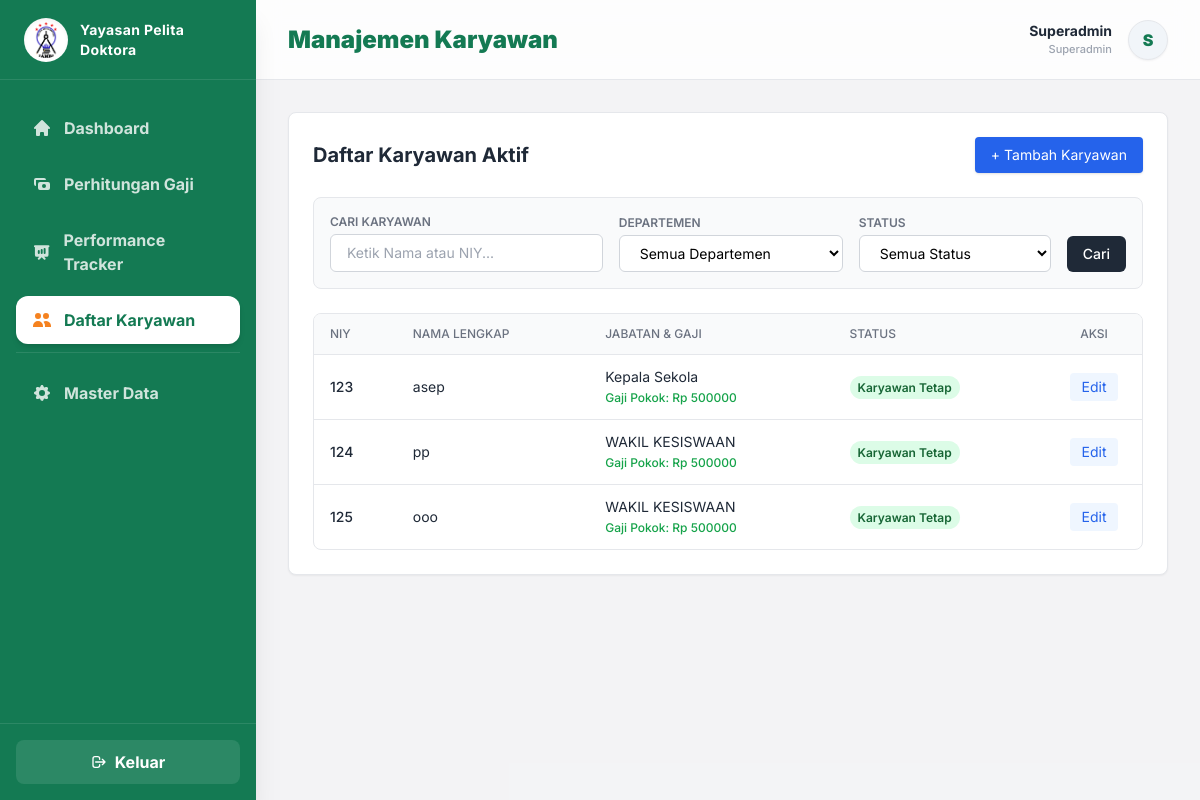
Before: /karyawan/ (signed in) with the older database file.
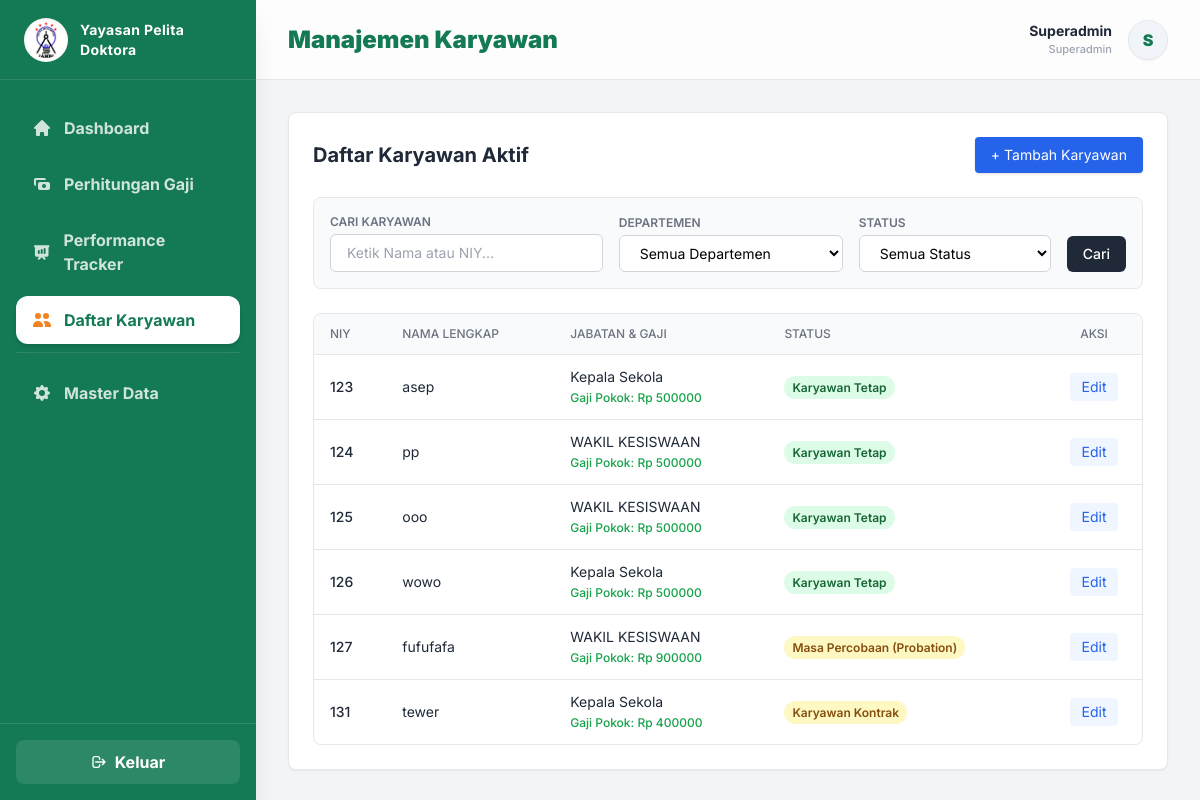
After: the same page with the newer database file.
### hr/models.py (models this page shows, shortened)
class User(AbstractUser):
    ROLE_CHOICES = (
        ('superadmin', 'Superadmin'),
        ('biro_keuangan', 'Biro Keuangan'),
        ('biro_sdm', 'Biro SDM'),
    )
    role = models.CharField(max_length=20, choices=ROLE_CHOICES)

class Employee(models.Model):
    STATUS_CHOICES = [
        ('Tetap', 'Karyawan Tetap'),
        ('Contrak', 'Karyawan Kontrak'),
        ('Percobaan', 'Masa Percobaan (Probation)'),
    ]
    niy = models.CharField(max_length=50, unique=True)
    nama = models.CharField(max_length=100)
    position = models.ForeignKey(Position, on_delete=models.CASCADE, related_name='employees')
    alamat = models.TextField(blank=True, null=True)
    no_hp = models.CharField(max_length=20, blank=True, null=True)
    tanggal_masuk = models.DateField()
    status_karyawan = models.CharField(max_length=20, choices=STATUS_CHOICES, default='Tetap')
    gaji_pokok = models.DecimalField(max_digits=12, decimal_places=0, default=0)

class Position(models.Model):
    departement = models.ForeignKey(Departement, on_delete=models.CASCADE, related_name='positions')
    nama_jabatan = models.CharField(max_length=255)
    gaji_pokok = models.DecimalField(max_digits=15, decimal_places=2, default=0.00)
    tunjangan_jabatan = models.DecimalField(max_digits=15, decimal_places=2, default=0.00)

### hr/views.py (the view, shortened to what this page needs)
# urls.py: path('karyawan/', views.karyawan_view, name='karyawan'),
@login_required(login_url='login')
def karyawan_view(request):
    employees = Employee.objects.all()
    search_query = request.GET.get('q', '')
    dept_filter = request.GET.get('dept', '')
    status_filter = request.GET.get('status', '')
    if search_query:
        employees = employees.filter(Q(nama__icontains=search_query) | Q(niy__icontains=search_query))
    if dept_filter:
        employees = employees.filter(position__departement_id=dept_filter)
    if status_filter:
        employees = employees.filter(status_karyawan=status_filter)
    context = {
        'employees': employees,
        'positions': Position.objects.all(),
        'departements': Departement.objects.all(),
        'status_choices': Employee.STATUS_CHOICES,
        'search_query': search_query,
        'dept_filter': dept_filter,
        'status_filter': status_filter,
    }
    return render(request, 'hr/karyawan.html', context)

### hr/templates/hr/karyawan.html (shortened to what this page needs)
{% extends 'hr/base.html' %}
{% block header_title %}Manajemen Karyawan{% endblock %}
{% block content %}
<div class="space-y-6">
    <div class="bg-white p-6 rounded-lg shadow-sm border border-gray-200">
        <div class="flex justify-between items-center mb-6">
            <h2 class="text-xl font-bold text-gray-800">Daftar Karyawan Aktif</h2>
            <button onclick="openModal('modalTambahKaryawan')" class="bg-blue-600 hover:bg-blue-700 text-white px-4 py-2 text-sm rounded shadow transition">+ Tambah Karyawan</button>
        </div>
        <form method="GET" class="mb-6 bg-gray-50 p-4 rounded-lg border border-gray-200 flex flex-col md:flex-row gap-4 items-end">
            <div class="flex-1 w-full">
                <label class="block text-xs font-semibold text-gray-500 uppercase mb-1">Cari Karyawan</label>
                <input type="text" name="q" value="{{ search_query }}" placeholder="Ketik Nama atau NIY..." class="w-full px-4 py-2 border border-gray-300 rounded-md focus:ring-blue-500 text-sm">
            </div>
            <div class="w-full md:w-56">
                <label class="block text-xs font-semibold text-gray-500 uppercase mb-1">Departemen</label>
                <select name="dept" class="w-full px-4 py-2 border border-gray-300 rounded-md bg-white focus:ring-blue-500 text-sm">
                    <option value="">Semua Departemen</option>
                </select>
            </div>
            <div class="w-full md:w-48">
                <label class="block text-xs font-semibold text-gray-500 uppercase mb-1">Status</label>
                <select name="status" class="w-full px-4 py-2 border border-gray-300 rounded-md bg-white focus:ring-blue-500 text-sm">
                    <option value="">Semua Status</option>
                </select>
            </div>
            <div class="flex space-x-2 w-full md:w-auto">
                <button type="submit" class="bg-gray-800 hover:bg-gray-900 text-white px-4 py-2 rounded-md text-sm transition w-full md:w-auto font-medium">Cari</button>
            </div>
        </form>
        <div class="overflow-x-auto border border-gray-200 rounded-lg">
            <table class="min-w-full divide-y divide-gray-200">
                <thead class="bg-gray-50">
                    <tr>
                        <th class="px-4 py-3 text-left text-xs font-medium text-gray-500 uppercase">NIY</th>
                        <th class="px-4 py-3 text-left text-xs font-medium text-gray-500 uppercase">Nama Lengkap</th>
                        <th class="px-4 py-3 text-left text-xs font-medium text-gray-500 uppercase">Jabatan {% if request.user.role == 'superadmin' or request.user.role == 'biro_keuangan' %}& Gaji{% endif %}</th>
                        <th class="px-4 py-3 text-left text-xs font-medium text-gray-500 uppercase">Status</th>
                        <th class="px-4 py-3 text-center text-xs font-medium text-gray-500 uppercase w-24">Aksi</th>
                    </tr>
                </thead>
                <tbody class="divide-y divide-gray-200">
                    {% for emp in employees %}
                    <tr>
                        <td class="px-4 py-3 text-sm text-gray-800 font-medium">{{ emp.niy }}</td>
                        <td class="px-4 py-3 text-sm text-gray-800">{{ emp.nama }}</td>
                        <td class="px-4 py-3 text-sm text-gray-800">
                            {{ emp.position.nama_jabatan }}<br>
                            {% if request.user.role == 'superadmin' or request.user.role == 'biro_keuangan' %}
                                <span class="text-xs text-green-600 font-medium">Gaji Pokok: Rp {{ emp.gaji_pokok }}</span>
                            {% endif %}
                        </td>
                        <td class="px-4 py-3 text-sm">
                            <span class="px-2 py-1 text-xs font-semibold rounded-full
                                {% if emp.status_karyawan == 'Tetap' %}bg-green-100 text-green-800
                                {% elif emp.status_karyawan == 'Kontrak' %}bg-blue-100 text-blue-800
                                {% else %}bg-yellow-100 text-yellow-800{% endif %}">
                                {{ emp.get_status_karyawan_display|default:emp.status_karyawan }}
                            </span>
                        </td>
                        <td class="px-4 py-3 text-sm text-center">
                            <button onclick="openModal('modalEditKaryawan{{ emp.id }}')" class="text-blue-600 hover:text-blue-800 bg-blue-50 px-3 py-1 rounded transition">Edit</button>
                        </td>
                    </tr>
                    {% empty %}
                    <tr><td colspan="5" class="px-4 py-8 text-sm text-center text-gray-500">Karyawan tidak ditemukan.</td></tr>
                    {% endfor %}
                </tbody>
            </table>
        </div>
    </div>
</div>
{% endblock %}

### hr/templates/hr/base.html (shortened to what this page needs)
{% load static %}
<!DOCTYPE html>
<html lang="id">
<head>
    <script src="https://cdn.tailwindcss.com"></script>
</head>
<body class="flex h-screen overflow-hidden bg-gray-100">
    <aside class="w-64 bg-[#147A53] text-white flex flex-col transition-all duration-300 shadow-xl z-20 relative">
        <div class="h-20 flex items-center px-6 border-b border-white/10">
            <div class="flex items-center gap-3">
                <img src="{% static 'img/logo.png' %}" alt="Logo Yayasan" class="w-11 h-11 object-contain bg-white rounded-full p-1 shadow-inner">
                <div class="leading-tight">
                    <h1 class="text-sm font-bold text-white tracking-wide">Yayasan Pelita</h1>
                    <h1 class="text-sm font-bold text-white tracking-wide">Doktora</h1>
                </div>
            </div>
        </div>
        <nav class="flex-1 px-4 py-6 space-y-2 overflow-y-auto">
            <a href="{% url 'dashboard' %}" class="flex items-center gap-3 px-4 py-3 rounded-xl font-bold transition-all {% if request.resolver_match.url_name == 'dashboard' %}bg-white text-[#147A53] shadow-md{% else %}text-white/80 hover:bg-white/10 hover:text-white{% endif %}">
                <svg class="w-5 h-5 {% if request.resolver_match.url_name == 'dashboard' %}text-[#F58220]{% endif %}" fill="currentColor" viewBox="0 0 20 20"><path d="M10.707 2.293a1 1 0 00-1.414 0l-7 7a1 1 0 001.414 1.414L4 10.414V17a1 1 0 001 1h2a1 1 0 001-1v-2a1 1 0 011-1h2a1 1 0 011 1v2a1 1 0 001 1h2a1 1 0 001-1v-6.586l.293.293a1 1 0 001.414-1.414l-7-7z"></path></svg>
                Dashboard
            </a>
            {% if request.user.role == 'superadmin' or request.user.role == 'biro_keuangan' %}
            <a href="{% url 'perhitungan_gaji' %}" class="flex items-center gap-3 px-4 py-3 rounded-xl font-bold transition-all {% if request.resolver_match.url_name == 'perhitungan_gaji' %}bg-white text-[#147A53] shadow-md{% else %}text-white/80 hover:bg-white/10 hover:text-white{% endif %}">
                <svg class="w-5 h-5 {% if request.resolver_match.url_name == 'perhitungan_gaji' %}text-[#F58220]{% endif %}" fill="currentColor" viewBox="0 0 20 20"><path fill-rule="evenodd" d="M4 4a2 2 0 00-2 2v4a2 2 0 002 2V6h10a2 2 0 00-2-2H4zm2 6a2 2 0 012-2h8a2 2 0 012 2v4a2 2 0 01-2 2H8a2 2 0 01-2-2v-4zm6 4a2 2 0 100-4 2 2 0 000 4z" clip-rule="evenodd"></path></svg>
                Perhitungan Gaji
            </a>
            {% endif %}
            {% if request.user.role == 'superadmin' or request.user.role == 'biro_sdm' %}
            <a href="{% url 'performance_tracker' %}" class="flex items-center gap-3 px-4 py-3 rounded-xl font-bold transition-all {% if request.resolver_match.url_name == 'performance_tracker' %}bg-white text-[#147A53] shadow-md{% else %}text-white/80 hover:bg-white/10 hover:text-white{% endif %}">
                <svg class="w-5 h-5 {% if request.resolver_match.url_name == 'performance_tracker' %}text-[#F58220]{% endif %}" fill="currentColor" viewBox="0 0 20 20"><path fill-rule="evenodd" d="M3 3a1 1 0 000 2v8a2 2 0 002 2h2.586l-1.293 1.293a1 1 0 101.414 1.414L10 15.414l2.293 2.293a1 1 0 001.414-1.414L12.414 15H15a2 2 0 002-2V5a1 1 0 100-2H3zm11 4a1 1 0 10-2 0v4a1 1 0 102 0V7zm-3 1a1 1 0 10-2 0v3a1 1 0 102 0V8zM8 9a1 1 0 00-2 0v2a1 1 0 102 0V9z" clip-rule="evenodd"></path></svg>
                Performance Tracker
            </a>
            {% endif %}
            <a href="{% url 'karyawan' %}" class="flex items-center gap-3 px-4 py-3 rounded-xl font-bold transition-all {% if request.resolver_match.url_name == 'karyawan' %}bg-white text-[#147A53] shadow-md{% else %}text-white/80 hover:bg-white/10 hover:text-white{% endif %}">
                <svg class="w-5 h-5 {% if request.resolver_match.url_name == 'karyawan' %}text-[#F58220]{% endif %}" fill="currentColor" viewBox="0 0 20 20"><path d="M9 6a3 3 0 11-6 0 3 3 0 016 0zM17 6a3 3 0 11-6 0 3 3 0 016 0zM12.93 17c.046-.327.07-.66.07-1a6.97 6.97 0 00-1.5-4.33A5 5 0 0119 16v1h-6.07zM6 11a5 5 0 015 5v1H1v-1a5 5 0 015-5z"></path></svg>
                Daftar Karyawan
            </a>
            <div class="pt-2 border-t border-white/10 mt-2"></div>
            <a href="{% url 'master_data' %}" class="flex items-center gap-3 px-4 py-3 rounded-xl font-bold transition-all {% if request.resolver_match.url_name == 'master_data' %}bg-white text-[#147A53] shadow-md{% else %}text-white/80 hover:bg-white/10 hover:text-white{% endif %}">
                <svg class="w-5 h-5 {% if request.resolver_match.url_name == 'master_data' %}text-[#F58220]{% endif %}" fill="currentColor" viewBox="0 0 20 20"><path fill-rule="evenodd" d="M11.49 3.17c-.38-1.56-2.6-1.56-2.98 0a1.532 1.532 0 01-2.286.948c-1.372-.836-2.942.734-2.106 2.106.54.886.061 2.042-.947 2.287-1.561.379-1.561 2.6 0 2.978a1.532 1.532 0 01.947 2.287c-.836 1.372.734 2.942 2.106 2.106a1.532 1.532 0 012.287.947c.379 1.561 2.6 1.561 2.978 0a1.533 1.533 0 012.287-.947c1.372.836 2.942-.734 2.106-2.106a1.533 1.533 0 01.947-2.287c1.561-.379 1.561-2.6 0-2.978a1.532 1.532 0 01-.947-2.287c.836-1.372-.734-2.942-2.106-2.106a1.532 1.532 0 01-2.287-.947zM10 13a3 3 0 100-6 3 3 0 000 6z" clip-rule="evenodd"></path></svg>
                Master Data
            </a>
        </nav>
        <div class="p-4 border-t border-white/10 mt-auto">
            <a href="{% url 'logout' %}" class="flex justify-center items-center gap-2 w-full px-4 py-2.5 bg-white/10 hover:bg-red-500 text-white font-bold rounded-lg transition duration-200">
                <svg class="w-4 h-4" fill="none" stroke="currentColor" viewBox="0 0 24 24"><path stroke-linecap="round" stroke-linejoin="round" stroke-width="2" d="M17 16l4-4m0 0l-4-4m4 4H7m6 4v1a3 3 0 01-3 3H6a3 3 0 01-3-3V7a3 3 0 013-3h4a3 3 0 013 3v1"></path></svg>
                Keluar
            </a>
        </div>
    </aside>
    <div class="flex-1 flex flex-col overflow-hidden relative">
        <header class="bg-white/80 backdrop-blur-md border-b border-gray-200 h-20 flex items-center justify-between px-8 z-10 sticky top-0">
            <h1 class="text-2xl font-black text-[#147A53]">{% block header_title %}Halaman{% endblock %}</h1>
            <div class="flex items-center gap-4">
                <div class="text-right hidden md:block">
                    <p class="text-sm font-bold text-gray-800">{{ request.user.first_name|default:request.user.username|title }}</p>
                    <p class="text-[11px] font-medium text-gray-400">{{ request.user.get_role_display|default:request.user.role|title }}</p>
                </div>
                <div class="w-10 h-10 rounded-full bg-slate-100 border border-gray-200 shadow-sm flex items-center justify-center text-[#147A53] font-black overflow-hidden relative group cursor-pointer">
                    {{ request.user.first_name|make_list|first|upper|default:request.user.username|make_list|first|upper }}
                </div>
            </div>
        </header>
        <main class="flex-1 overflow-x-hidden overflow-y-auto bg-gray-100/50 p-6 md:p-8">
            {% block content %}
            {% endblock %}
        </main>
    </div>
</body>
</html>

### hr/templates/hr/base.html (style rules this page uses)
body { font-family: 'Inter', sans-serif; background-color: #f3f4f6; }

Changed rows visible on the page:
added Employee: niy "126", nama "wowo", position.nama_jabatan "Kepala Sekola", gaji_pokok "500000", status_karyawan "Karyawan Tetap"
added Employee: niy "127", nama "fufufafa", position.nama_jabatan "WAKIL KESISWAAN", gaji_pokok "900000", status_karyawan "Masa Percobaan (Probation)"
added Employee: niy "131", nama "tewer", position.nama_jabatan "Kepala Sekola", gaji_pokok "400000", status_karyawan "Karyawan Kontrak"
